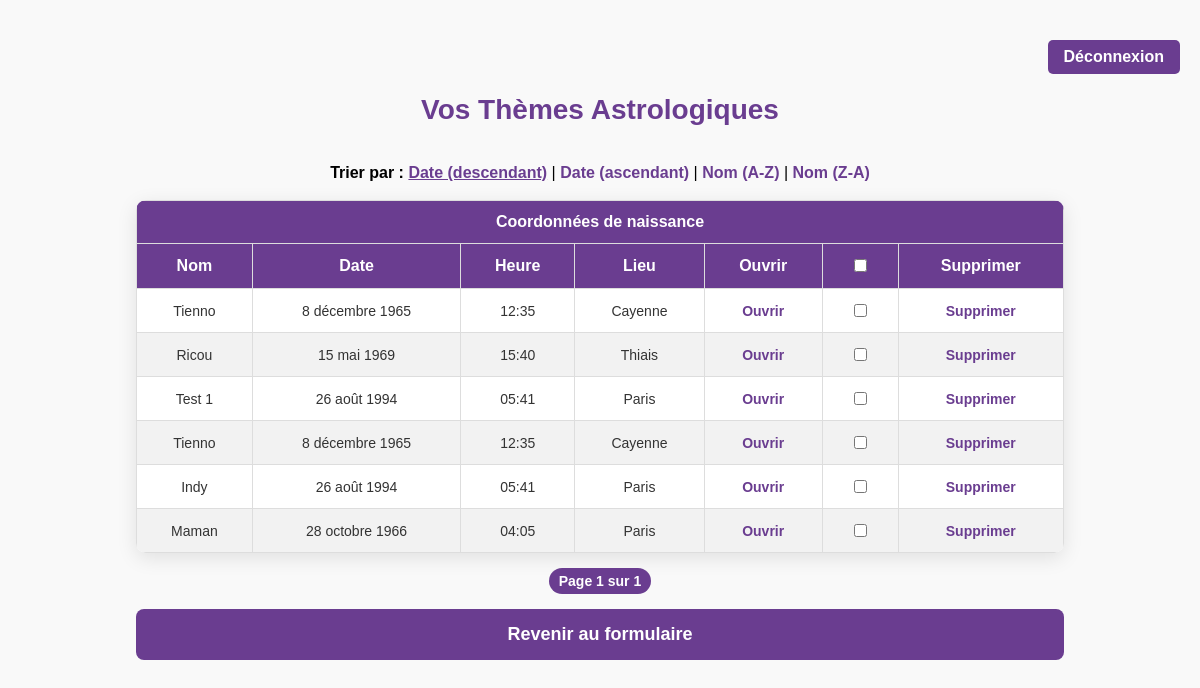
/themes/ (signed in), run on an earlier commit of the app's database.
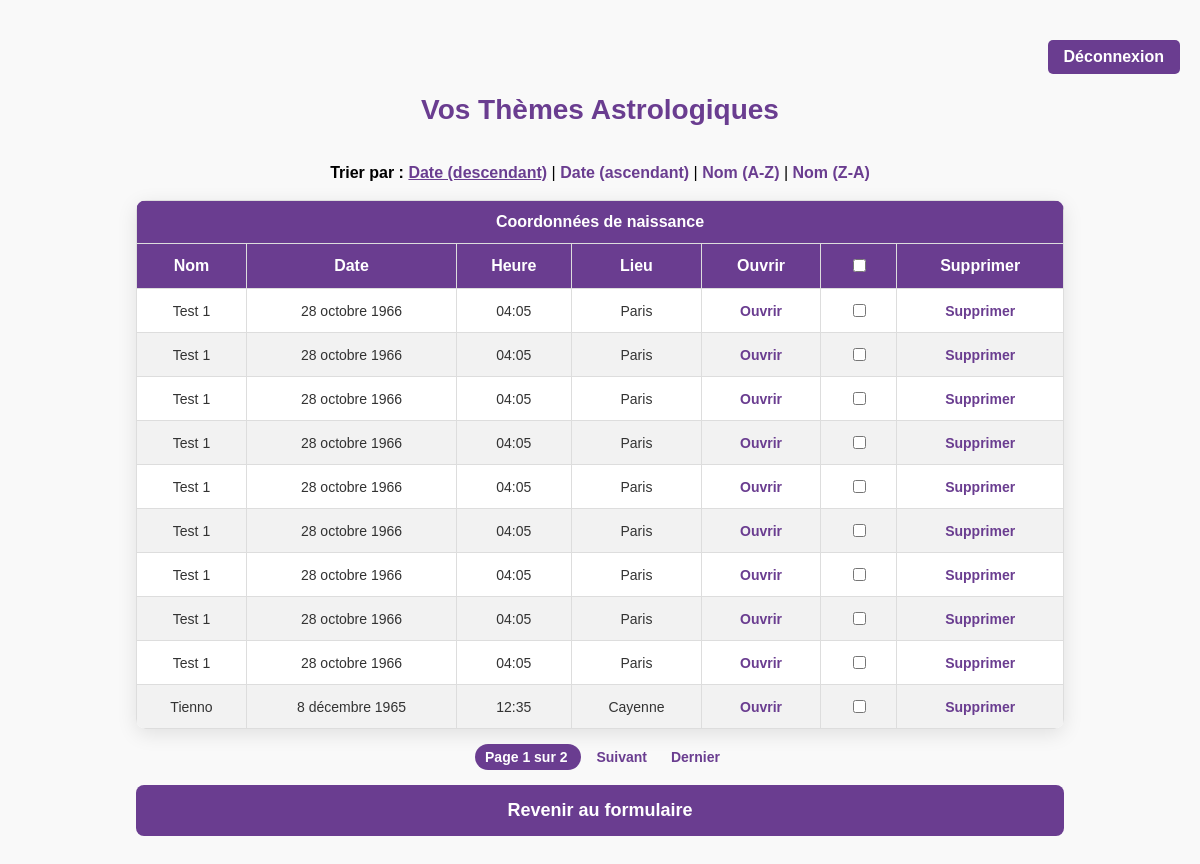
And on a later commit of the database.
### astroapp/models.py (models this page shows, shortened)
class ThemeAstrologique(models.Model):
    utilisateur = models.ForeignKey(User, on_delete=models.CASCADE)
    name = models.CharField(max_length=255)
    birthdate = models.DateField()
    birthtime = models.TimeField()
    country_of_birth = models.CharField(max_length=255)
    city_of_birth = models.CharField(max_length=255)
    date_de_creation = models.DateTimeField(auto_now_add=True)

### astroapp/views.py (the view)
# urls.py: path('themes/', views.liste_themes, name='liste_themes'),
@login_required
def liste_themes(request):
    sort = request.GET.get('sort', '-date_de_creation')
    allowed_sorts = ['name', 'date_de_creation', '-date_de_creation', '-name']
    if sort not in allowed_sorts:
        sort = '-date_de_creation'  # Revenir au tri par défaut si le paramètre est invalide
    themes = ThemeAstrologique.objects.filter(utilisateur=request.user).order_by(sort)
    paginator = Paginator(themes, 10)  # 10 thèmes par page
    page_number = request.GET.get('page')  # Récupérer le numéro de page dans l'URL
    page_obj = paginator.get_page(page_number)  # Obtenir la page correspondante
    return render(request, 'liste_themes.html', {
        'page_obj': page_obj,  # Objets de la page actuelle
        'current_sort': sort,  # Critère de tri actuel
    })

### astroapp/templates/liste_themes.html (shortened to what this page needs)
{% load static %}
<!DOCTYPE html>
<html lang="fr">
<head>
</head>
<body>
<div class="auth-links">
    {% if user.is_authenticated %}
        <a href="{% url 'deconnexion' %}">Déconnexion</a>
    {% else %}
        <a href="{% url 'connexion' %}">Connexion</a>
        <a href="{% url 'inscription' %}">S'inscrire</a>
    {% endif %}
</div>
    <h1>Vos Thèmes Astrologiques</h1>
<br>
<div class="div-tri">
<div class="tri-options">
    <strong>Trier par :</strong>
    <a href="?sort=-date_de_creation" {% if current_sort == '-date_de_creation' %}class="active"{% endif %}>Date (descendant)</a> |
    <a href="?sort=date_de_creation" {% if current_sort == 'date_de_creation' %}class="active"{% endif %}>Date (ascendant)</a> |
    <a href="?sort=name" {% if current_sort == 'name' %}class="active"{% endif %}>Nom (A-Z)</a> |
    <a href="?sort=-name" {% if current_sort == '-name' %}class="active"{% endif %}>Nom (Z-A)</a>
</div>
</div>
<br>
<div>
<table>
    <tr>
        <th colspan="7">Coordonnées de naissance</th>
    </tr>
    <tr>
        <th>Nom</th>
        <th>Date</th>
        <th>Heure</th>
        <th>Lieu</th>
        <th>Ouvrir</th>
        <th>
            <input type="checkbox" id="selectAll" />
        </th>
        <th>Supprimer</th>
    </tr>
    {% for theme in page_obj %}
    <tr>
        <td>{{ theme.name }}</td>
        <td>{{ theme.birthdate }}</td>
        <td>{{ theme.birthtime }}</td>
        <td>{{ theme.city_of_birth }}</td>
        <td>
            <a href="{% url 'ouvrir_theme' theme.id %}">Ouvrir</a>
        </td>
        <td>
           <input type="checkbox" class="theme-checkbox" data-id="{{ theme.id }}" />
        </td>
        <td>
            <a href="#" data-id="{{ theme.id }}" class="delete-btn">Supprimer</a>
        </td>
    </tr>
    {% empty %}
    <tr>
        <td colspan="7">Aucun thème trouvé.</td>
    </tr>
    {% endfor %}
</table>
</div>
<div class="pagination">
    <span class="step-links">
        <span class="current">
            Page {{ page_obj.number }} sur {{ page_obj.paginator.num_pages }}
        </span>
        {% if page_obj.has_next %}
            <a href="?page={{ page_obj.next_page_number }}&sort={{ current_sort }}">Suivant</a>
            <a href="?page={{ page_obj.paginator.num_pages }}&sort={{ current_sort }}">Dernier</a>
        {% endif %}
    </span>
</div>
<div>
<a href="{% url 'birth_data' %}" class="btn-retour-formulaire">Revenir au formulaire</a>
</div>
</body>
</html>

What changed in the data, as far as the page shows it:
no longer on this page (row unchanged): ThemeAstrologique: name "Ricou", birthdate "15 mai 1969", birthtime "15:40", city_of_birth "Thiais"
no longer on this page (row unchanged): ThemeAstrologique: name "Test 1", birthdate "26 août 1994", birthtime "05:41", city_of_birth "Paris"
no longer on this page (row unchanged): ThemeAstrologique: name "Tienno", birthdate "8 décembre 1965", birthtime "12:35", city_of_birth "Cayenne"
no longer on this page (row unchanged): ThemeAstrologique: name "Indy", birthdate "26 août 1994", birthtime "05:41", city_of_birth "Paris"
no longer on this page (row unchanged): ThemeAstrologique: name "Maman", birthdate "28 octobre 1966", birthtime "04:05", city_of_birth "Paris"
added ThemeAstrologique: name "Test 1", birthdate "28 octobre 1966", birthtime "04:05", city_of_birth "Paris"
added ThemeAstrologique: name "Test 1", birthdate "28 octobre 1966", birthtime "04:05", city_of_birth "Paris"
added ThemeAstrologique: name "Test 1", birthdate "28 octobre 1966", birthtime "04:05", city_of_birth "Paris"
added ThemeAstrologique: name "Test 1", birthdate "28 octobre 1966", birthtime "04:05", city_of_birth "Paris"
added ThemeAstrologique: name "Test 1", birthdate "28 octobre 1966", birthtime "04:05", city_of_birth "Paris"
added ThemeAstrologique: name "Test 1", birthdate "28 octobre 1966", birthtime "04:05", city_of_birth "Paris"
added ThemeAstrologique: name "Test 1", birthdate "28 octobre 1966", birthtime "04:05", city_of_birth "Paris"
added ThemeAstrologique: name "Test 1", birthdate "28 octobre 1966", birthtime "04:05", city_of_birth "Paris"
added ThemeAstrologique: name "Test 1", birthdate "28 octobre 1966", birthtime "04:05", city_of_birth "Paris"
Also different on the page:
{{ page_obj.paginator.num_pages }}: "1" → "2"
text now shown: "Suivant Dernier"
